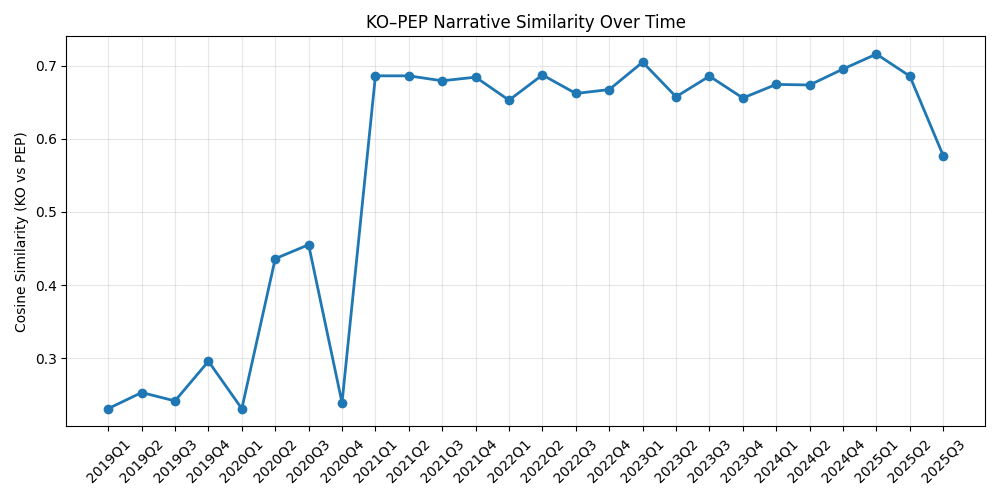

Generate this figure with Python:
import ast
import numpy as np
import pandas as pd
import matplotlib.pyplot as plt
from sklearn.metrics.pairwise import cosine_similarity


TRANSCRIPTS_CSV = "transcripts_clean.csv"
DOC_EMB_CSV = "document_embeddings.csv"


def parse_emb(s: str) -> np.ndarray:
    return np.array(ast.literal_eval(s), dtype=float)


def compute_similarity_timeseries():
    meta = pd.read_csv(TRANSCRIPTS_CSV)
    docs = pd.read_csv(DOC_EMB_CSV)

    meta["source_file_clean"] = meta["source_file"].str.lower()
    docs["doc_id_clean"] = docs["doc_id"].str.lower()

    merged = meta.merge(
        docs,
        left_on="source_file_clean",
        right_on="doc_id_clean",
        how="inner"
    )
    merged = merged[merged["embedding"].notna()].copy()
    merged["vec"] = merged["embedding"].apply(parse_emb)

    rows = []

    for period, group in merged.groupby("period"):
        tickers = group["ticker_x"].unique()

        if not {"KO", "PEP"}.issubset(set(tickers)):
            continue

        def avg_vec(ticker):
            subset = group[group["ticker_x"] == ticker]["vec"].values
            return np.vstack(subset).mean(axis=0)

        ko_vec = avg_vec("KO")
        pep_vec = avg_vec("PEP")

        sim = cosine_similarity(ko_vec.reshape(1, -1), pep_vec.reshape(1, -1))[0, 0]

        rows.append({"period": period, "similarity": sim})

    df = pd.DataFrame(rows)

    df = df.sort_values("period")

    return df


def plot_similarity(df):
    plt.figure(figsize=(10, 5))
    plt.plot(df["period"], df["similarity"], marker="o", linewidth=2)

    plt.xticks(rotation=45)
    plt.ylabel("Cosine Similarity (KO vs PEP)")
    plt.title("KO–PEP Narrative Similarity Over Time")
    plt.grid(alpha=0.3)

    plt.tight_layout()
    plt.show()


if __name__ == "__main__":
    df = compute_similarity_timeseries()
    print(df)
    plot_similarity(df)
